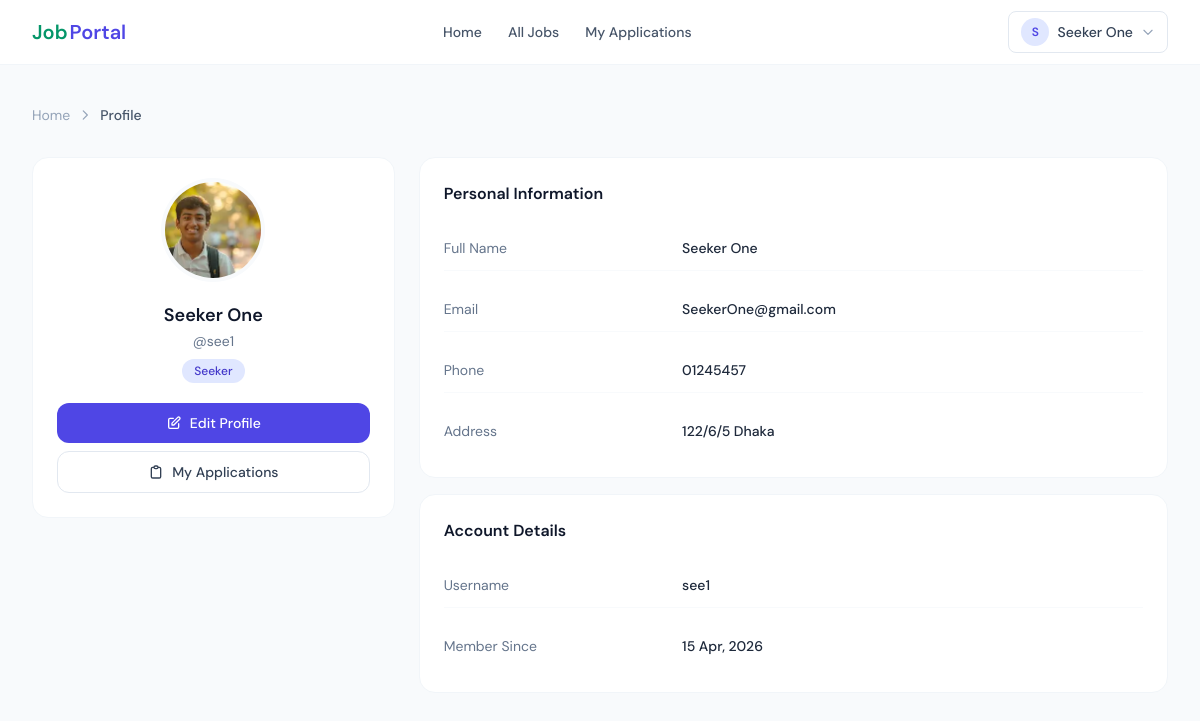
/profile/ (signed in), run on an earlier commit of the app's database.
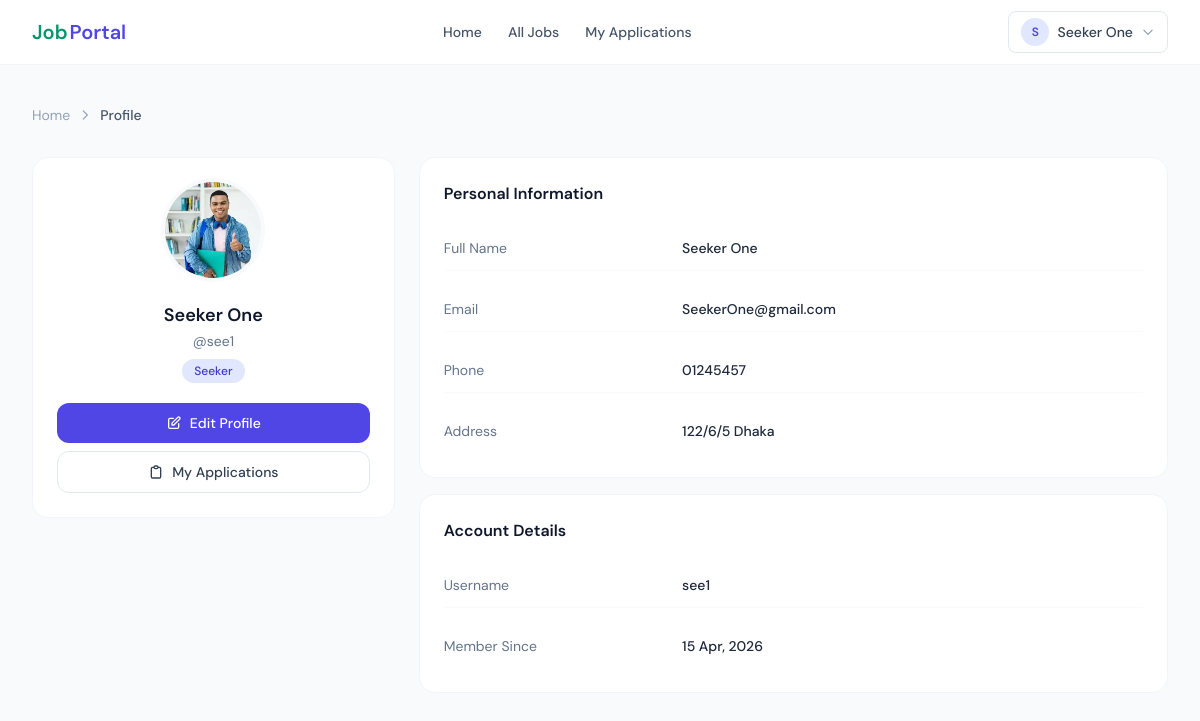
And on a later commit of the database.
### Job_Portal_App/models.py (models this page shows, shortened)
class UserInfoModel(AbstractUser):
    USER_TYPES = [
        ("Seeker", "Seeker"),
        ("Recruiter", "Recruiter"),
    ]
    display_name = models.CharField(
        max_length=255,
        null=True,
    )
    user_types = models.CharField(
        choices=USER_TYPES,
        max_length=25,
        null=True,
    )

class JobSeekerProfileModel(models.Model):
    seeker = models.OneToOneField(
        UserInfoModel,
        on_delete=models.CASCADE,
        related_name="seeker_profile",
        null=True,
    )
    profile_picture = models.ImageField(
        upload_to="seeker_photos/",
        null=True,
    )
    address = models.TextField(
        null=True,
    )
    phone = models.CharField(
        max_length=20,
        null=True,
    )

### Job_Portal_App/views.py (the view)
# urls.py: path("profile/", profile_page, name="profile_page"),
@login_required
def profile_page(request):
    return render(request, "profile.html")

### Job_Portal_App/templates/profile.html (shortened to what the changed rows need)
{% extends 'master/base.html' %}
{% block blockname %}
<div class="max-w-7xl mx-auto px-4 sm:px-6 lg:px-8 py-10">
  <div class="grid lg:grid-cols-3 gap-6">
    <div class="lg:col-span-1 space-y-4">
      <div class="bg-white rounded-2xl border border-slate-100 p-6 text-center">
        <div class="relative inline-block mb-4">
          {% if request.user.user_types == "Recruiter" %}
            {% if request.user.recruiter_profile.logo %}
              <img src="{{ request.user.recruiter_profile.logo.url }}" alt="Logo" class="w-24 h-24 rounded-full object-cover mx-auto ring-4 ring-slate-50" />
            {% else %}
              <div class="w-24 h-24 rounded-full bg-emerald-100 flex items-center justify-center mx-auto ring-4 ring-slate-50">
                <span class="text-emerald-600 text-3xl font-semibold">{{ request.user.display_name|default:request.user.username|slice:":1"|upper }}</span>
              </div>
            {% endif %}
          {% else %}
            {% if request.user.seeker_profile.profile_picture %}
              <img src="{{ request.user.seeker_profile.profile_picture.url }}" alt="Photo" class="w-24 h-24 rounded-full object-cover mx-auto ring-4 ring-slate-50" />
            {% else %}
              <div class="w-24 h-24 rounded-full bg-indigo-100 flex items-center justify-center mx-auto ring-4 ring-slate-50">
                <span class="text-indigo-600 text-3xl font-semibold">{{ request.user.display_name|default:request.user.username|slice:":1"|upper }}</span>
              </div>
            {% endif %}
          {% endif %}
        </div>
        <h2 class="text-lg font-semibold text-slate-900">{{ request.user.display_name|default:request.user.username }}</h2>
        <p class="text-sm text-slate-500 mt-0.5">@{{ request.user.username }}</p>
        <span class="inline-block mt-2 text-xs px-3 py-1 rounded-full font-medium {% if request.user.user_types == 'Recruiter' %}bg-emerald-100 text-emerald-700{% else %}bg-indigo-100 text-indigo-700{% endif %}">
          {{ request.user.user_types }}
        </span>
        <div class="mt-5 space-y-2">
          <a href="{% url 'profile_update' %}" class="w-full flex items-center justify-center gap-2 px-4 py-2.5 bg-indigo-600 hover:bg-indigo-700 text-white text-sm font-medium rounded-xl transition-colors">
          </a>
          {% if request.user.user_types == 'Seeker' %}
            <a href="{% url 'job_applied' %}" class="w-full flex items-center justify-center gap-2 px-4 py-2.5 border border-slate-200 hover:bg-slate-50 text-slate-700 text-sm font-medium rounded-xl transition-colors">
            </a>
          {% endif %}
        </div>
      </div>
    </div>
    <div class="lg:col-span-2 space-y-4">
      <div class="bg-white rounded-2xl border border-slate-100 p-6">
        <dl class="space-y-4">
          {% if request.user.user_types == "Recruiter" %}
            <div class="grid grid-cols-3 gap-4 py-3 border-b border-slate-50">
              <dt class="text-sm text-slate-500">Company Name</dt>
              <dd class="col-span-2 text-sm font-medium text-slate-800">
                {% if request.user.recruiter_profile.company_name %}{{ request.user.recruiter_profile.company_name }}{% else %}<span class="text-slate-400 italic">Not set</span>{% endif %}
              </dd>
            </div>
            <div class="grid grid-cols-3 gap-4 py-3 border-b border-slate-50">
              <dt class="text-sm text-slate-500">Official Email</dt>
              <dd class="col-span-2 text-sm font-medium text-slate-800">{{ request.user.recruiter_profile.email|default:request.user.email }}</dd>
            </div>
            <div class="grid grid-cols-3 gap-4 py-3 border-b border-slate-50">
              <dt class="text-sm text-slate-500">Phone</dt>
              <dd class="col-span-2 text-sm font-medium text-slate-800">
                {% if request.user.recruiter_profile.phone %}{{ request.user.recruiter_profile.phone }}{% else %}<span class="text-slate-400 italic">Not set</span>{% endif %}
              </dd>
            </div>
            <div class="grid grid-cols-3 gap-4 py-3">
              <dt class="text-sm text-slate-500">Address</dt>
              <dd class="col-span-2 text-sm font-medium text-slate-800">
                {% if request.user.recruiter_profile.address %}{{ request.user.recruiter_profile.address }}{% else %}<span class="text-slate-400 italic">Not set</span>{% endif %}
              </dd>
            </div>
          {% else %}
            <div class="grid grid-cols-3 gap-4 py-3 border-b border-slate-50">
              <dt class="text-sm text-slate-500">Full Name</dt>
              <dd class="col-span-2 text-sm font-medium text-slate-800">{{ request.user.display_name|default:request.user.username }}</dd>
            </div>
            <div class="grid grid-cols-3 gap-4 py-3 border-b border-slate-50">
              <dt class="text-sm text-slate-500">Email</dt>
              <dd class="col-span-2 text-sm font-medium text-slate-800">{{ request.user.email }}</dd>
            </div>
            <div class="grid grid-cols-3 gap-4 py-3 border-b border-slate-50">
              <dt class="text-sm text-slate-500">Phone</dt>
              <dd class="col-span-2 text-sm font-medium text-slate-800">
                {% if request.user.seeker_profile.phone %}{{ request.user.seeker_profile.phone }}{% else %}<span class="text-slate-400 italic">Not set</span>{% endif %}
              </dd>
            </div>
            <div class="grid grid-cols-3 gap-4 py-3">
              <dt class="text-sm text-slate-500">Address</dt>
              <dd class="col-span-2 text-sm font-medium text-slate-800">
                {% if request.user.seeker_profile.address %}{{ request.user.seeker_profile.address }}{% else %}<span class="text-slate-400 italic">Not set</span>{% endif %}
              </dd>
            </div>
          {% endif %}
        </dl>
      </div>
      <div class="bg-white rounded-2xl border border-slate-100 p-6">
        <dl class="space-y-4">
          <div class="grid grid-cols-3 gap-4 py-3 border-b border-slate-50">
            <dt class="text-sm text-slate-500">Username</dt>
            <dd class="col-span-2 text-sm font-medium text-slate-800">{{ request.user.username }}</dd>
          </div>
          <div class="grid grid-cols-3 gap-4 py-3">
            <dt class="text-sm text-slate-500">Member Since</dt>
            <dd class="col-span-2 text-sm font-medium text-slate-800">{{ request.user.date_joined|date:"d M, Y" }}</dd>
          </div>
        </dl>
      </div>
    </div>
  </div>
</div>
{% endblock %}

### Job_Portal_App/templates/master/nav.html (shortened to what this page needs)
<nav class="bg-white border-b border-slate-100 sticky top-0 z-50">
  <div class="max-w-7xl mx-auto px-4 sm:px-6 lg:px-8">
    <div class="flex items-center justify-between h-16">
      <a href="{% url 'home_page' %}" class="flex items-center gap-0.5 shrink-0">
        <span class="text-xl font-semibold text-emerald-600">Job</span><span class="text-xl font-semibold text-indigo-600">Portal</span>
      </a>
      <div class="hidden md:flex items-center gap-0.5">
        <a href="{% url 'home_page' %}" class="px-3 py-2 rounded-lg text-sm font-medium transition-colors {% if request.path == '/' %}text-indigo-600 bg-indigo-50{% else %}text-slate-600 hover:text-slate-900 hover:bg-slate-50{% endif %}">Home</a>
        {% if request.user.user_types == 'Recruiter' %}
          <a href="{% url 'job_list' %}" class="px-3 py-2 rounded-lg text-sm font-medium transition-colors {% if request.path == '/job-list/' %}text-indigo-600 bg-indigo-50{% else %}text-slate-600 hover:text-slate-900 hover:bg-slate-50{% endif %}">My Job Posts</a>
          <a href="{% url 'job_post' %}" class="px-3 py-2 rounded-lg text-sm font-medium transition-colors {% if request.path == '/job-post/' %}text-indigo-600 bg-indigo-50{% else %}text-slate-600 hover:text-slate-900 hover:bg-slate-50{% endif %}">Post a Job</a>
        {% elif request.user.user_types == 'Seeker' %}
          <a href="{% url 'job_list' %}" class="px-3 py-2 rounded-lg text-sm font-medium transition-colors {% if request.path == '/job-list/' %}text-indigo-600 bg-indigo-50{% else %}text-slate-600 hover:text-slate-900 hover:bg-slate-50{% endif %}">All Jobs</a>
          <a href="{% url 'job_applied' %}" class="px-3 py-2 rounded-lg text-sm font-medium transition-colors {% if request.path == '/applied-job/' %}text-indigo-600 bg-indigo-50{% else %}text-slate-600 hover:text-slate-900 hover:bg-slate-50{% endif %}">My Applications</a>
        {% else %}
          <a href="{% url 'job_list' %}" class="px-3 py-2 rounded-lg text-sm font-medium transition-colors {% if request.path == '/job-list/' %}text-indigo-600 bg-indigo-50{% else %}text-slate-600 hover:text-slate-900 hover:bg-slate-50{% endif %}">All Jobs</a>
        {% endif %}
      </div>
      <div class="hidden md:flex items-center gap-3">
        {% if request.user.is_authenticated %}
          <div class="relative" id="profile-dd">
            <button onclick="toggleDD()" class="flex items-center gap-2 px-3 py-1.5 rounded-lg border border-slate-200 hover:bg-slate-50 transition-colors text-sm font-medium text-slate-700">
              <div class="w-7 h-7 rounded-full bg-indigo-100 flex items-center justify-center">
                <span class="text-indigo-600 text-xs font-semibold">{{ request.user.display_name|default:request.user.username|slice:":1"|upper }}</span>
              </div>
              <span class="max-w-[100px] truncate">{{ request.user.display_name|default:request.user.username }}</span>
              <svg class="w-3.5 h-3.5 text-slate-400" fill="none" stroke="currentColor" viewBox="0 0 24 24"><path stroke-linecap="round" stroke-linejoin="round" stroke-width="2" d="M19 9l-7 7-7-7"/></svg>
            </button>
          </div>
        {% else %}
          <a href="{% url 'login_page' %}" class="px-4 py-2 text-sm font-medium text-slate-700 hover:text-slate-900 transition-colors">Login</a>
          <a href="{% url 'register_page' %}" class="px-4 py-2 bg-indigo-600 hover:bg-indigo-700 text-white text-sm font-medium rounded-lg transition-colors">Register</a>
        {% endif %}
      </div>
    </div>
  </div>
</nav>

What changed in the data, as far as the page shows it:
changed UserInfoModel "Seeker One": user.seeker_profile.profile_picture: a different picture
